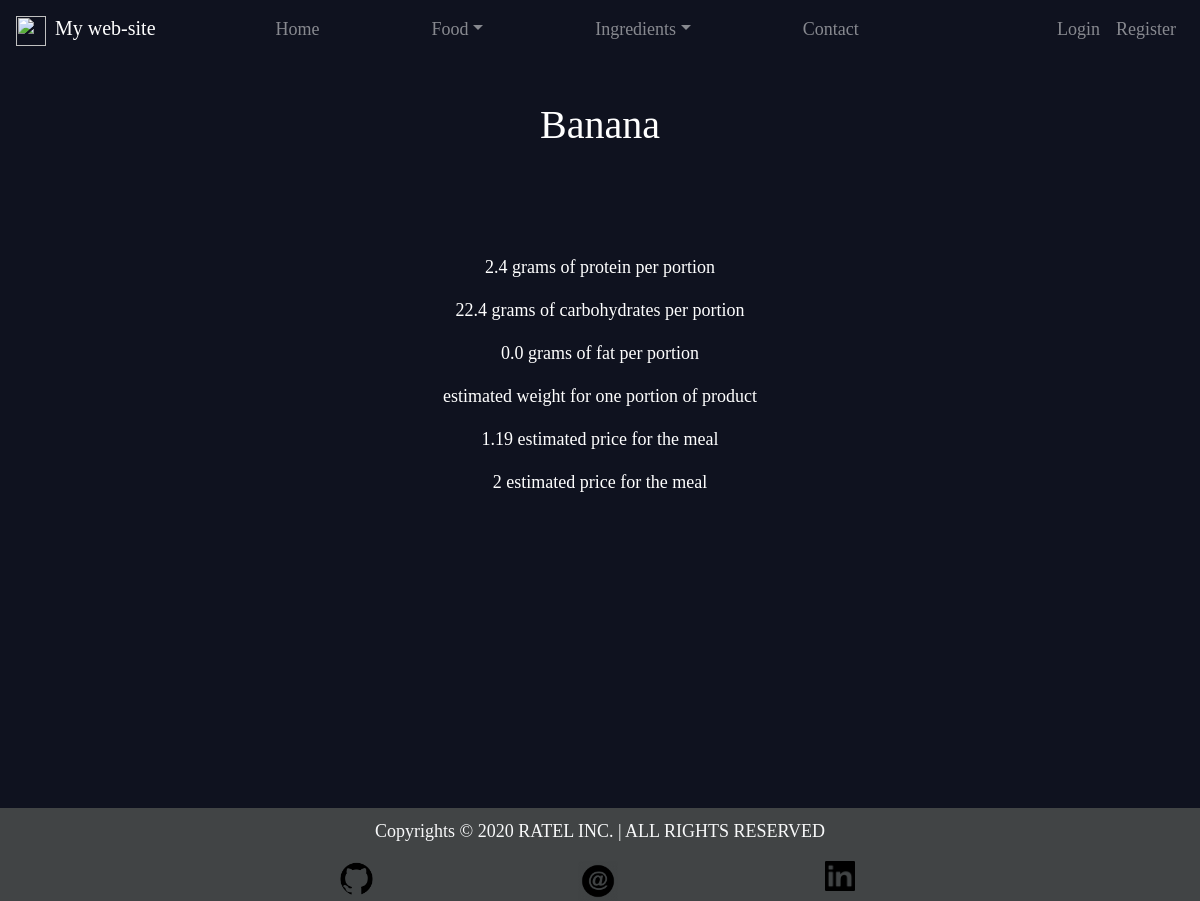
The app's page /food/ingredient_detail/1/ with its own data.
### Food/models.py (models this page shows, shortened)
class Ingredient(models.Model):
	name = models.CharField(max_length=50, unique=True)
	protein = models.FloatField()
	carbohydrates = models.FloatField()
	fat = models.FloatField()
	quantity_per_portion = models.IntegerField(blank=True)
	price = models.DecimalField(max_digits=100, decimal_places=2, blank=True)
	food_type = models.CharField(max_length=2, choices=FOOD_TYPE_CHOICES, blank=True)
	class Meta:
		ordering = ["id"]

### Food/views.py (the view)
# urls.py: path("ingredient_detail/<int:pk>/", IngredientDetailView.as_view(), name="ingredinet_detail"),
class IngredientDetailView(DetailView):
	template_name = "Food/ingredient_detail_view.html"
	model = Ingredient
	context_object_name = "object"

### Templates/Food/ingredient_detail_view.html (shortened to what this page needs)
{% extends 'main.html' %}
{% block content %}
	<div class="post">
        <h1>{{object.name|lower|capfirst}}</h1>
        <br><br><br>
        <p>{{ object.protein }} grams of protein per portion</p>
        <p>{{ object.carbohydrates }} grams of carbohydrates per portion</p>
        <p>{{ object.fat }}  grams of fat per portion</p>
        <p>{{ object.weight }} estimated weight for one portion of product</p>
        <p>{{ object.price }} estimated price for the meal</p>
        <p>{{ object.food_type }} estimated price for the meal</p>
    </div>
    <br><br><br><br><br>
{% endblock %}

### files/style.css (style rules this page uses)
body { background-color: #0f121f; font-family: Ubuntu; color: #fff; font-size:large; text-align: center; }

### records on screen
Ingredient: name "Banana", protein "2.4", carbohydrates "22.4", fat "0.0", price "1.19", food_type "2"
